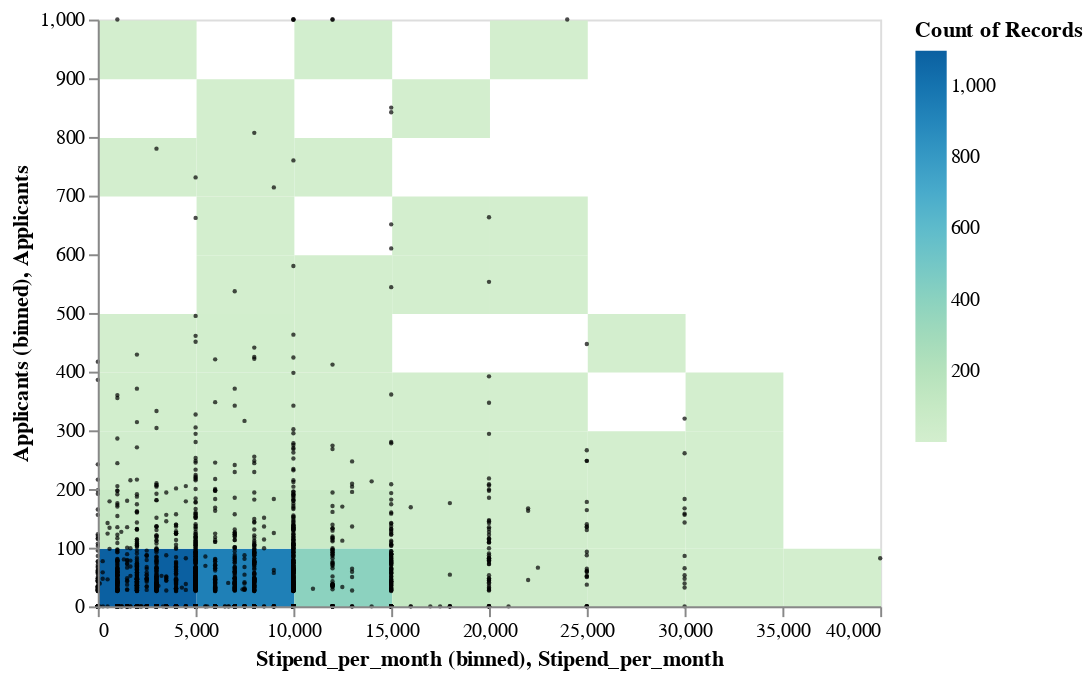

Here is the notebook cell this chart was saved with:
### Code cell
import altair as alt
df = df[:5000]

heatmap = alt.Chart(df).mark_rect().encode(
    alt.X('Stipend_per_month:Q', bin = True),
    alt.Y('Applicants:Q', bin = True),
    alt.Color('count()', scale = alt.Scale(scheme = 'greenblue'))
)

points = alt.Chart(df).mark_circle(
    color = 'black',
    size = 5,
).encode(
    x = 'Stipend_per_month:Q',
    y = 'Applicants:Q',
)

heatmap + points

### Figure 1 — Vega-Lite specification as saved in the notebook (floating-point values rounded to 4 significant figures; data arrays with more than 128 entries replaced by an {"elided": "..."} marker saying what was removed)
{"config": {"view": {"continuousWidth": 400, "continuousHeight": 300}}, "layer": [{"mark": "rect", "encoding": {"color": {"aggregate": "count", "scale": {"scheme": "greenblue"}, "type": "quantitative"}, "x": {"bin": true, "field": "Stipend_per_month", "type": "quantitative"}, "y": {"bin": true, "field": "Applicants", "type": "quantitative"}}}, {"mark": {"type": "circle", "color": "black", "size": 5}, "encoding": {"x": {"field": "Stipend_per_month", "type": "quantitative"}, "y": {"field": "Applicants", "type": "quantitative"}}}], "data": {"name": "data-e5c92235155fcdb94fd25e30a19d172c"}, "$schema": "https://vega.github.io/schema/vega-lite/v4.17.0.json", "datasets": {"data-e5c92235155fcdb94fd25e30a19d172c": {"elided": "3000 records"}}}
